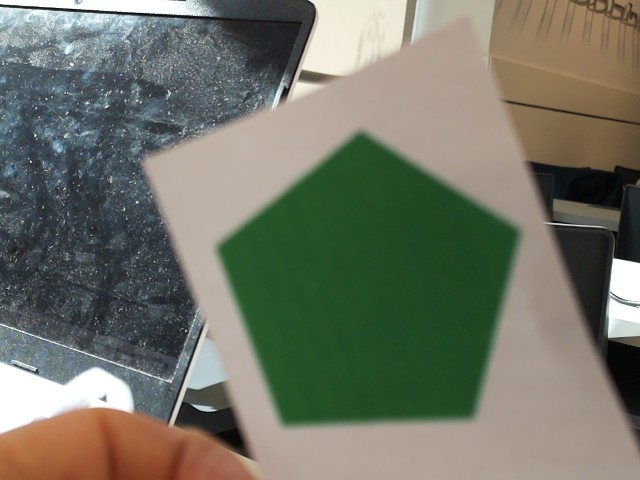
#> input picture images/patterns/pentagon_green.jpg, 640 x 480 px
$ python detect.py
#> lines starting #> are read from the running program, lines starting #| are printed output that depends on the picture; after the words box and inside, x2 and y2 are one past the last pixel; in counts of white or black regions, pixels touching at a corner belong together
# Given a picture, detect the type of geometric figure, the color and the size of the figure

import cv2
import numpy as np
import webcolors


def closest_colour(requested_colour):
    min_colours = {}
    for key, name in webcolors.CSS3_HEX_TO_NAMES.items():
        r_c, g_c, b_c = webcolors.hex_to_rgb(key)
        rd = (r_c - requested_colour[0]) ** 2
        gd = (g_c - requested_colour[1]) ** 2
        bd = (b_c - requested_colour[2]) ** 2
        min_colours[(rd + gd + bd)] = name
    return min_colours[min(min_colours.keys())]


def closest_primary_colour(requested_colour):
    """
    Only primary colors
    """
    colors = {
        "red": (255, 0, 0),
        "green": (0, 255, 0),
        "blue": (0, 0, 255),
        "yellow": (255, 255, 0),
        "cyan": (0, 255, 255),
        "magenta": (255, 0, 255),
        "white": (255, 255, 255),
        "black": (0, 0, 0),
    }

    min_colours = {}
    for key, value in colors.items():
        r_c, g_c, b_c = value
        rd = (r_c - requested_colour[0]) ** 2
        gd = (g_c - requested_colour[1]) ** 2
        bd = (b_c - requested_colour[2]) ** 2
        min_colours[(rd + gd + bd)] = key

    return min_colours[min(min_colours.keys())]


def get_colour_name(requested_colour, primary=True):
    try:
        closest_name = actual_name = webcolors.rgb_to_name(requested_colour)
    except ValueError:
        if primary:
            closest_name = closest_primary_colour(requested_colour)
        else:
            closest_name = closest_colour(requested_colour)
        actual_name = None
    return actual_name, closest_name


def detect(image_path: str):
    """
    Detect only one of triangles, squares, pentagons.
    Get the color of the figure.
    """
#> called with image_path = 'images/patterns/pentagon_green.jpg'

    # Read the image
    img = cv2.imread(image_path)
#> img is the input picture: shape (480, 640, 3); mean B, G, R 102.1, 116.1, 113.4

    # Convert to grayscale
    gray = cv2.cvtColor(img, cv2.COLOR_BGR2GRAY)
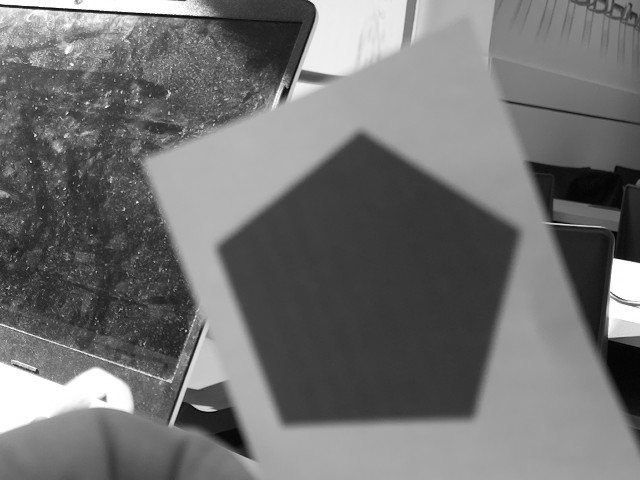
#> gray: shape (480, 640); min 0, max 255, mean 113.7

    # Blur the image to reduce noise
    blur = cv2.GaussianBlur(gray, (5, 5), 0)

    # Show blurred image for 1 second
    cv2.imshow("blur", blur)
    cv2.waitKey(1000)

    # Threshold the image
    ret, thresh = cv2.threshold(blur, 95, 255, cv2.THRESH_BINARY_INV)
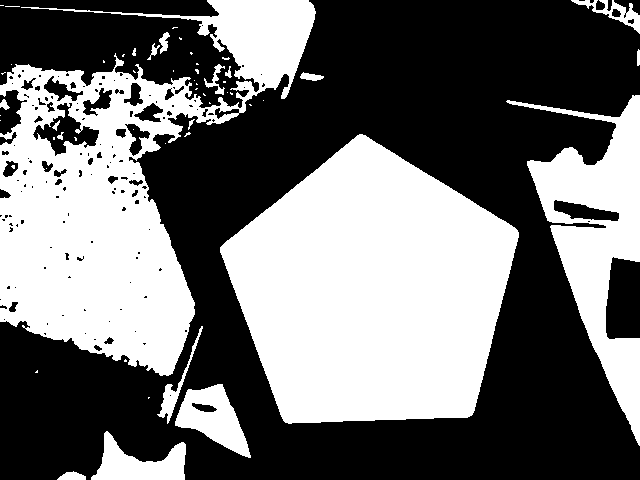
#> thresh: shape (480, 640); 44% white; 55 white regions (36 under 20 px)

    # Show thresholded image for 1 second
    cv2.imshow("thresh", thresh)
    cv2.waitKey(1000)

    # Find the contours
    contours, hierarchy = cv2.findContours(
        thresh.copy(), cv2.RETR_EXTERNAL, cv2.CHAIN_APPROX_SIMPLE
    )
#> contours = 48 contours, 33 with area under 20; largest, box (x1, y1, x2, y2) and area: (220, 134, 519, 424) 60160, (0, 0, 316, 376) 54242, (506, 95, 640, 446) 16456, (175, 384, 251, 458) 2814, (91, 431, 186, 480) 2300

    # Get all corners of each contour found
    figures = []
    for contour in contours:
        approx = cv2.approxPolyDP(contour, 0.01 * cv2.arcLength(contour, True), True)
        figures.append(approx)
#> this loop made 48 passes
#> approx on passes 5, 8, 11, 13, 14, 15, 16, 19, 21, 23, 24, 25: [[37, 370], [35, 372], [37, 372]], [[165, 143]], [[0, 120]], [[0, 115]], [[249, 104], [250, 105], [251, 105], [250, 104]], [[209, 102], [209, 103], [210, 103]], [[263, 100]], [[203, 93], [203, 94], [204, 95], [205, 95]], [[227, 92]], [[196, 83], [196, 84], [197, 84]], [[223, 81], [223, 82], [225, 82], [225, 81]], [[194, 80]]
#> (contour, approx) on passes 3, 22: ([[148, 397], [148, 398], [149, 397]], [[149, 397], [148, 397], [148, 398]]), ([[196, 88], [195, 89], [196, 89], [197, 88]], [[197, 88], [196, 88], [195, 89], [196, 89]])
#> after the loop, figures = 48 contours, 33 with area under 20; largest, box (x1, y1, x2, y2) and area: (220, 134, 519, 418) 58502, (0, 0, 309, 374) 55967, (507, 95, 640, 446) 16178, (175, 384, 251, 458) 2614, (91, 431, 186, 480) 2193

    for corners in figures:
        # Get type of figure and color
        if len(corners) == 3:
            figure_type = "triangle"
        elif len(corners) == 4:
            figure_type = "quadrilateral"
        elif len(corners) == 5:
            figure_type = "pentagon"
        else:
            figure_type = "unknown"

        if figure_type == "unknown":
            continue

        # Get color of the center of the figure
        # Center is the mean of all corners
        center = np.mean(corners, axis=0)
        center = np.array(center, dtype=np.int32)
        color = img[center[0][1], center[0][0]]

        color_name = get_colour_name(color[::-1])[1]

        print("Found figure of type {} with color {}".format(figure_type, color_name))
#> this loop made 48 passes
#> (corners, figure_type, center, color) on passes 5, 24, 35: ([[37, 370], [35, 372], [37, 372]], 'triangle', [[36, 371]], [58, 48, 38]), ([[223, 81], [223, 82], [225, 82], [225, 81]], 'quadrilateral', [[224, 81]], [91, 86, 77]), ([[103, 60], [103, 62], [104, 62], [104, 61]], 'quadrilateral', [[103, 61]], [106, 103, 89])
#> (corners, figure_type, color) on passes 3, 14, 15, 19, 22, 23: ([[149, 397], [148, 397], [148, 398]], 'triangle', [94, 91, 77]), ([[249, 104], [250, 105], [251, 105], [250, 104]], 'quadrilateral', [110, 106, 95]), ([[209, 102], [209, 103], [210, 103]], 'triangle', [111, 105, 94]), ([[203, 93], [203, 94], [204, 95], [205, 95]], 'quadrilateral', [90, 82, 69]), ([[197, 88], [196, 88], [195, 89], [196, 89]], 'quadrilateral', [95, 90, 81]), ([[196, 83], [196, 84], [197, 84]], 'triangle', [87, 82, 73])
#| Found figure of type triangle with color black
#| Found figure of type triangle with color black
#| Found figure of type pentagon with color black
#| Found figure of type pentagon with color black
#| Found figure of type quadrilateral with color black
#| Found figure of type triangle with color black
#| Found figure of type quadrilateral with color black
#| Found figure of type quadrilateral with color black
#> (further printed lines are left out)

    # Display the image
    cv2.imshow("img", img)
    cv2.waitKey(30000)
    cv2.destroyAllWindows()


if __name__ == "__main__":
    detect("images/patterns/pentagon_green.jpg")

$ run again, with images/patterns/green_square.jpg copied over images/patterns/pentagon_green.jpg
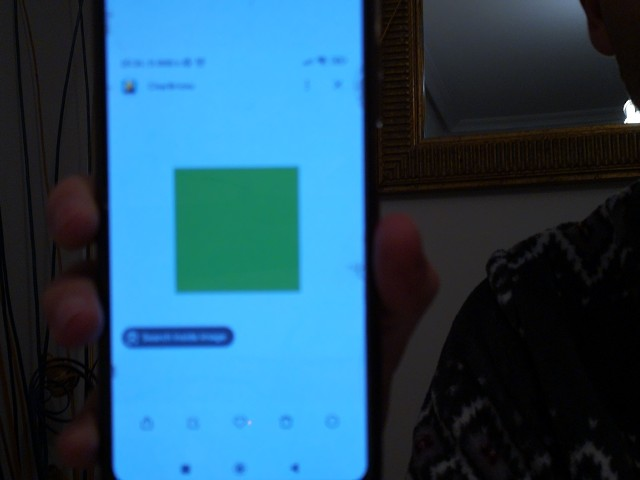
#> input picture images/patterns/green_square.jpg, 640 x 480 px
#> in detect, img is the input picture: shape (480, 640, 3); mean B, G, R 105.2, 80.7, 37.5
#> in detect, `gray = cv2.cvtColor(img, cv2.COLOR_BGR2GRAY)`:
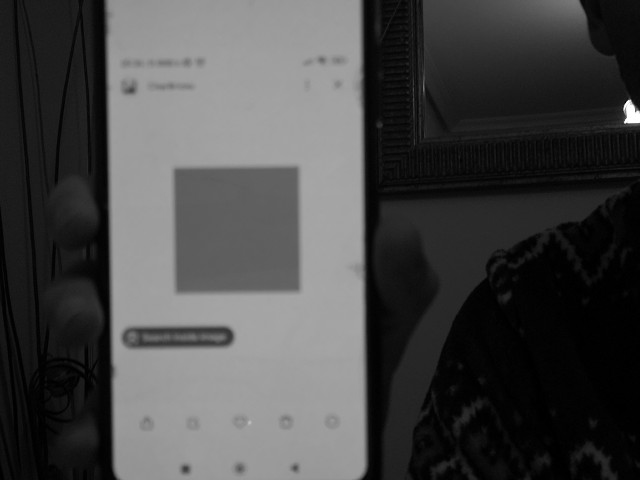
#> gray: shape (480, 640); min 0, max 255, mean 70.6
#> in detect, `ret, thresh = cv2.threshold(blur, 95, 255, cv2.THRESH_BINARY_INV)`:
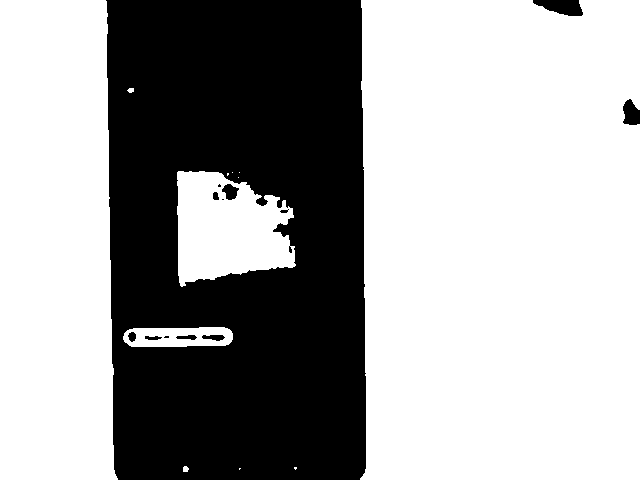
#> thresh: shape (480, 640); 63.9% white; 13 black regions (3 under 20 px)
#> contours = 12 contours, 7 with area under 20; largest, box (x1, y1, x2, y2) and area: (360, 0, 640, 480) 130836, (0, 0, 118, 480) 52370, (177, 171, 296, 287) 9914, (123, 327, 233, 347) 1868, (183, 466, 189, 472) 21
#> the loop in detect, `for contour in contours:` made 12 passes
#> approx on passes 5, 7, 8, 12: [[238, 177]], [[239, 172]], [[232, 172]], [[0, 0], [0, 479], [117, 479], [106, 1]]
#> after the loop in detect, `for contour in contours:`: figures = 12 contours, 7 with area under 20; largest, box (x1, y1, x2, y2) and area: (360, 0, 640, 480) 132348, (0, 0, 118, 480) 53350, (177, 172, 296, 287) 10192, (123, 327, 233, 347) 1859, (183, 466, 189, 472) 21
#> the loop in detect, `for corners in figures:` made 12 passes
#> (corners, figure_type, center, color, closest_name in get_colour_name, color_name) on pass 12: ([[0, 0], [0, 479], [117, 479], [106, 1]], 'quadrilateral', [[55, 239]], [14, 18, 29], 'black', 'black')
#> (printed output is left out)
